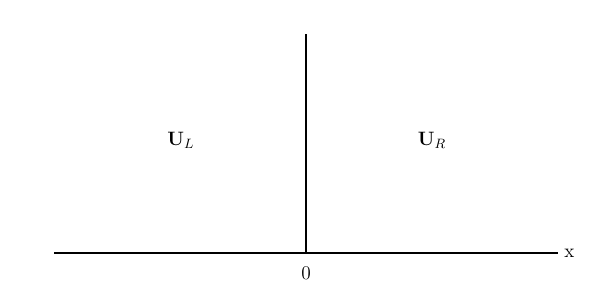

The Python source for this figure:
#!/usr/bin/env python3

#-----------------------------------------------------------------
# Create a plot for the Riemann IVP
#-----------------------------------------------------------------


import numpy as np
from matplotlib import pyplot as plt
import matplotlib

params = {
    'axes.labelsize': 12,
    'axes.titlesize': 14,
    'font.size': 14,
    'font.family': 'serif',
    'font.serif': 'DejaVu Sans',
    'legend.fontsize': 12,
    'xtick.labelsize': 10,
    'ytick.labelsize': 10,
    'text.usetex': True,
    'figure.subplot.left'    : 0.05,
    'figure.subplot.right'   : 0.97,
    'figure.subplot.bottom'  : 0.12,
    'figure.subplot.top'     : 0.92,
    'figure.subplot.wspace'  : 0.25,
    'figure.subplot.hspace'  : 0.25,
    'figure.dpi' : 200,
    'lines.markersize' : 6,
    'lines.linewidth' : 2.
}

matplotlib.rcParams.update(params)


fig = plt.figure(figsize=(6, 3))
ax = fig.add_subplot(111)
ax.plot([-10, 10], [0, 0], 'k')
ax.plot([0, 0], [0, 10], 'k', lw=1)

ax.axis("off")
plt.text(0, -1, r"0", 
    verticalalignment="center",
    horizontalalignment='center',)
plt.text(10.5, 0.0, r"x", 
    verticalalignment="center",
    horizontalalignment='center',)
plt.text(-5, 5, r"$\mathbf{U}_L$", 
    horizontalalignment='center',
    verticalalignment="center",)
plt.text(5, 5, r"$\mathbf{U}_R$", 
    horizontalalignment='center',
    verticalalignment="center", )


plt.savefig("riemann_problem.pdf")

